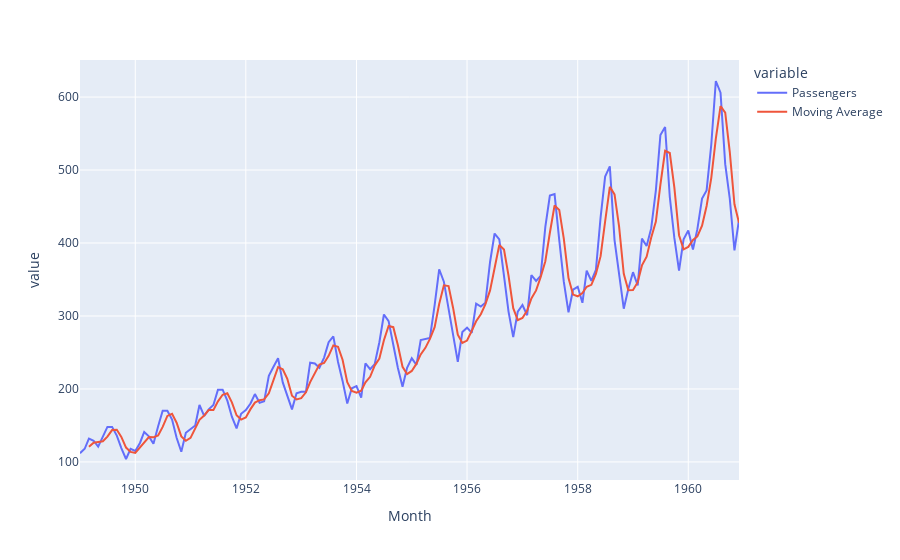

Write notebook code for a chart like this one.
### Code cell
df_pt2 = df[['Month', 'Passengers']].copy()
df_pt2['Moving Average'] = df['Passengers'].rolling(window=3).mean()
fig = px.line(df_pt2, df_pt2['Month'], df_pt2.columns)
fig.show()

### Figure 1 — Plotly figure (JSON) as saved in the notebook; plotly's stock layout.template omitted (floating-point values rounded to 4 significant figures; data arrays with more than 128 entries replaced by an {"elided": "..."} marker saying what was removed)
{"data": [{"hovertemplate": "variable=Passengers<br>Month=%{x}<br>value=%{y}<extra></extra>", "legendgroup": "Passengers", "line": {"color": "#636efa", "dash": "solid"}, "marker": {"symbol": "circle"}, "mode": "lines", "name": "Passengers", "orientation": "v", "showlegend": true, "type": "scatter", "x": {"elided": "144 str values"}, "xaxis": "x", "y": {"elided": "144 int values"}, "yaxis": "y"}, {"hovertemplate": "variable=Moving Average<br>Month=%{x}<br>value=%{y}<extra></extra>", "legendgroup": "Moving Average", "line": {"color": "#EF553B", "dash": "solid"}, "marker": {"symbol": "circle"}, "mode": "lines", "name": "Moving Average", "orientation": "v", "showlegend": true, "type": "scatter", "x": {"elided": "144 str values"}, "xaxis": "x", "y": {"elided": "144 float values"}, "yaxis": "y"}], "layout": {"legend": {"title": {"text": "variable"}, "tracegroupgap": 0}, "margin": {"t": 60}, "xaxis": {"anchor": "y", "domain": [0, 1], "title": {"text": "Month"}}, "yaxis": {"anchor": "x", "domain": [0, 1], "title": {"text": "value"}}}}
